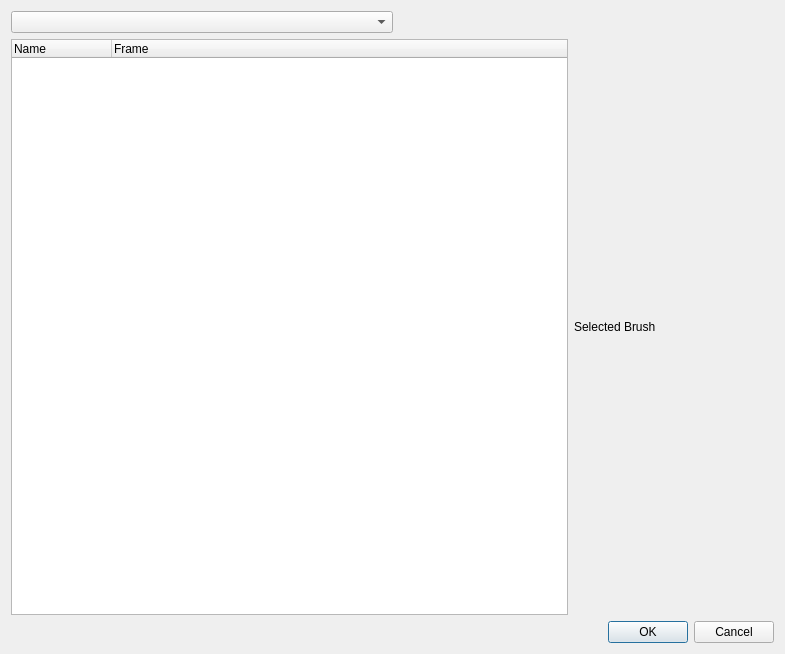
<?xml version="1.0" encoding="UTF-8"?>
<ui version="4.0">
 <class>BrushSelection</class>
 <widget class="QDialog" name="BrushSelection">
  <property name="geometry">
   <rect>
    <x>0</x>
    <y>0</y>
    <width>785</width>
    <height>654</height>
   </rect>
  </property>
  <property name="windowTitle">
   <string>Select Brush</string>
  </property>
  <layout class="QVBoxLayout" name="verticalLayout">
   <item>
    <layout class="QHBoxLayout" name="horizontalLayout_2">
     <item>
      <widget class="QComboBox" name="resourceNameOpm">
       <property name="sizePolicy">
        <sizepolicy hsizetype="Expanding" vsizetype="Minimum">
         <horstretch>0</horstretch>
         <verstretch>0</verstretch>
        </sizepolicy>
       </property>
      </widget>
     </item>
     <item>
      <spacer name="horizontalSpacer">
       <property name="orientation">
        <enum>Qt::Horizontal</enum>
       </property>
       <property name="sizeHint" stdset="0">
        <size>
         <width>40</width>
         <height>20</height>
        </size>
       </property>
      </spacer>
     </item>
    </layout>
   </item>
   <item>
    <layout class="QHBoxLayout" name="horizontalLayout">
     <item>
      <widget class="QTreeWidget" name="treeWidget">
       <column>
        <property name="text">
         <string>Name</string>
        </property>
       </column>
       <column>
        <property name="text">
         <string>Frame</string>
        </property>
       </column>
      </widget>
     </item>
     <item>
      <widget class="QLabel" name="previewImage">
       <property name="minimumSize">
        <size>
         <width>200</width>
         <height>0</height>
        </size>
       </property>
       <property name="text">
        <string>Selected Brush</string>
       </property>
      </widget>
     </item>
    </layout>
   </item>
   <item>
    <layout class="QHBoxLayout" name="horizontalLayout_3">
     <item>
      <spacer name="horizontalSpacer_2">
       <property name="orientation">
        <enum>Qt::Horizontal</enum>
       </property>
       <property name="sizeHint" stdset="0">
        <size>
         <width>40</width>
         <height>20</height>
        </size>
       </property>
      </spacer>
     </item>
     <item>
      <widget class="QPushButton" name="okButton">
       <property name="text">
        <string>OK</string>
       </property>
      </widget>
     </item>
     <item>
      <widget class="QPushButton" name="cancelButton">
       <property name="text">
        <string>Cancel</string>
       </property>
      </widget>
     </item>
    </layout>
   </item>
  </layout>
  <zorder>layoutWidget</zorder>
  <zorder>layoutWidget</zorder>
  <zorder>horizontalLayoutWidget</zorder>
 </widget>
 <resources/>
 <connections/>
</ui>
